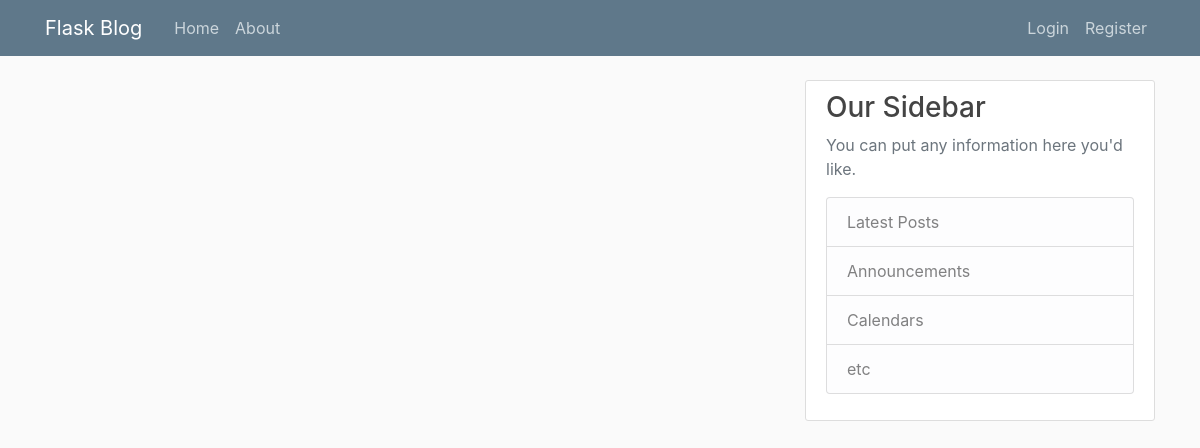
The app's page /home, older data.
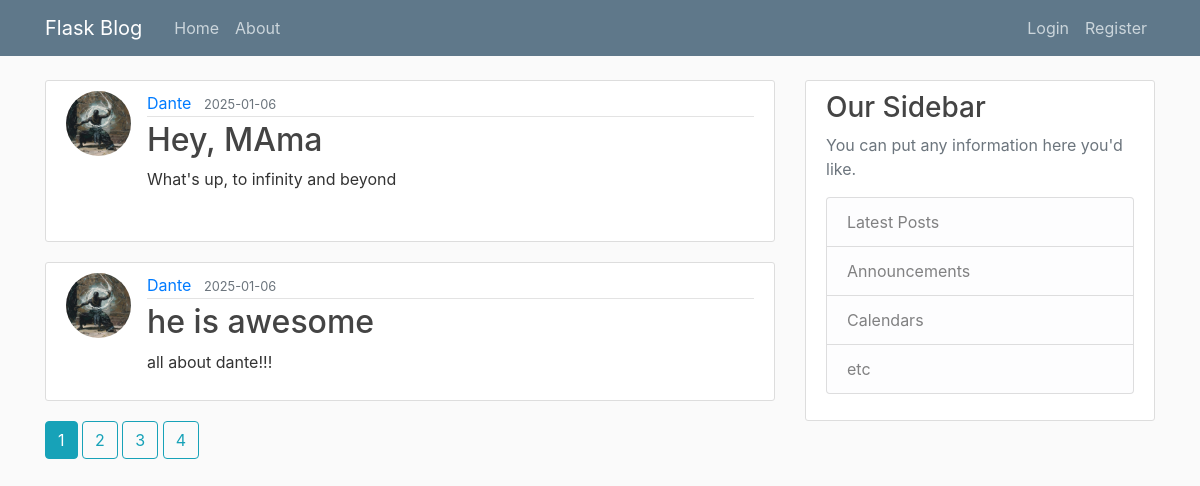
The same page, newer data.
### flaskblog/models.py (models this page shows, shortened)
class Post(db.Model):
    id = db.Column(db.Integer, primary_key=True)
    title = db.Column(db.String(100), nullable=False)
    date_posted = db.Column(db.DateTime, nullable=False, default=datetime.utcnow())
    content = db.Column(db.Text, nullable=False)
    user_id = db.Column(db.Integer, db.ForeignKey('user.id'), nullable=False)

class User(db.Model, UserMixin):
    id = db.Column(db.Integer, primary_key=True)
    username = db.Column(db.String(20), unique=True, nullable=False, )
    email = db.Column(db.String(120), unique=True, nullable=False, )
    image_file = db.Column(db.String(20), nullable=False, default='default.jpg')
    password = db.Column(db.String(60), nullable=False, )
    post = db.relationship('Post', backref='author', lazy=True)

### flaskblog/main/routes.py (the view)
@main.route('/')
@main.route('/home')
def home():
    page = request.args.get('page', 1, type=int)
    posts = Post.query.order_by(Post.date_posted.desc()).paginate(page=page, per_page=2)
    return render_template('home.html', posts=posts)

### flaskblog/templates/home.html
{% extends "layout.html" %}
{% block content %}
    {% for post in posts.items %}
        <article class="media content-section">
        <img class=" rounded-circle article-img" src="{{url_for('static',filename='profile_pics/' + post.author.image_file)}}">
          <div class="media-body">
            <div class="article-metadata">
              <a class="mr-2" href="{{ url_for('users.user_posts', username= post.author.username)}}">{{ post.author.username }}</a>
              <small class="text-muted">{{ post.date_posted.strftime('%Y-%m-%d') }}</small>
            </div>
            <h2><a class="article-title" href="{{ url_for('posts.post', post_id=post.id) }}">{{ post.title }}</a></h2>
            <p class="article-content">{{ post.content }}</p>
          </div>
        </article>
    {% endfor %}
    {% for page_num in posts.iter_pages(left_edge=1, right_edge=1, left_current=1, right_current=2) %}
        {% if page_num %}
            {% if posts.page == page_num %}
                <a class='btn btn-info mb-4' href="{{ url_for('main.home', page=page_num)}}">{{page_num}}</a>
            {% else %}
                <a class='btn btn-outline-info mb-4' href="{{ url_for('main.home', page=page_num)}}">{{page_num}}</a>
            {% endif %}
        {% else %}
            ...
        {% endif %}
    {% endfor %}
{% endblock content %}

### flaskblog/templates/layout.html (shortened to what this page needs)
<!DOCTYPE html>
<html>
<head>
    <link rel="stylesheet" href="https://maxcdn.bootstrapcdn.com/bootstrap/4.0.0/css/bootstrap.min.css">
    <link rel="stylesheet" type="text/css" href="{{ url_for('static', filename='main.css') }}">
</head>
<body>
    <header class="site-header">
      <nav class="navbar navbar-expand-md navbar-dark bg-steel fixed-top">
        <div class="container">
          <a class="navbar-brand mr-4" href="/">Flask Blog</a>
          <div class="collapse navbar-collapse" id="navbarToggle">
            <div class="navbar-nav mr-auto">
              <a class="nav-item nav-link" href="{{ url_for('main.home') }}">Home</a>
              <a class="nav-item nav-link" href="{{ url_for('main.about') }}">About</a>
            </div>
            <div class="navbar-nav">
              {% if current_user.is_authenticated %}
                <a class="nav-item nav-link" href="{{ url_for('posts.new_post') }}">New Post</a>
                <a class="nav-item nav-link" href="{{ url_for('users.account') }}">Account</a>
                <a class="nav-item nav-link" href="{{ url_for('users.logout') }}">Logout</a>
              {% else %}
                <a class="nav-item nav-link" href="{{ url_for('users.login') }}">Login</a>
                <a class="nav-item nav-link" href="{{ url_for('users.register') }}">Register</a>
              {% endif %}
            </div>
          </div>
        </div>
      </nav>
    </header>
    <main role="main" class="container">
      <div class="row">
        <div class="col-md-8">
          {% block content %}{% endblock %}
        </div>
        <div class="col-md-4">
          <div class="content-section">
            <h3>Our Sidebar</h3>
            <p class='text-muted'>You can put any information here you'd like.
              <ul class="list-group">
                <li class="list-group-item list-group-item-light">Latest Posts</li>
                <li class="list-group-item list-group-item-light">Announcements</li>
                <li class="list-group-item list-group-item-light">Calendars</li>
                <li class="list-group-item list-group-item-light">etc</li>
              </ul>
            </p>
          </div>
        </div>
      </div>
    </main>
</body>
</html>

### flaskblog/static/main.css (style rules this page uses)
body { background: #fafafa; color: #333333; margin-top: 5rem; }
h1, h2, h3, h4, h5, h6 { color: #444444; }
.bg-steel { background-color: #5f788a; }
.site-header .navbar-nav .nav-link { color: #cbd5db; }
.content-section { background: #ffffff; padding: 10px 20px; border: 1px solid #dddddd; border-radius: 3px; margin-bottom: 20px; }
.article-title { color: #444444; }
.article-content { white-space: pre-line; }
.article-img { height: 65px; width: 65px; margin-right: 16px; }
.article-metadata { padding-bottom: 1px; margin-bottom: 4px; border-bottom: 1px solid #e3e3e3 }

Row changes from the older to the newer data that the page shows:
added Post: image_file (placeholder picture), author.username "Dante", date_posted "2025-01-06", title "Hey, MAma", content "What's up, to infinity and beyond"
added Post: image_file (placeholder picture), author.username "Dante", date_posted "2025-01-06", title "he is awesome", content "all about dante!!!"
Text that changed along with them:
new list line: "1"
new list line: "2"
new list line: "3"
new list line: "4"
